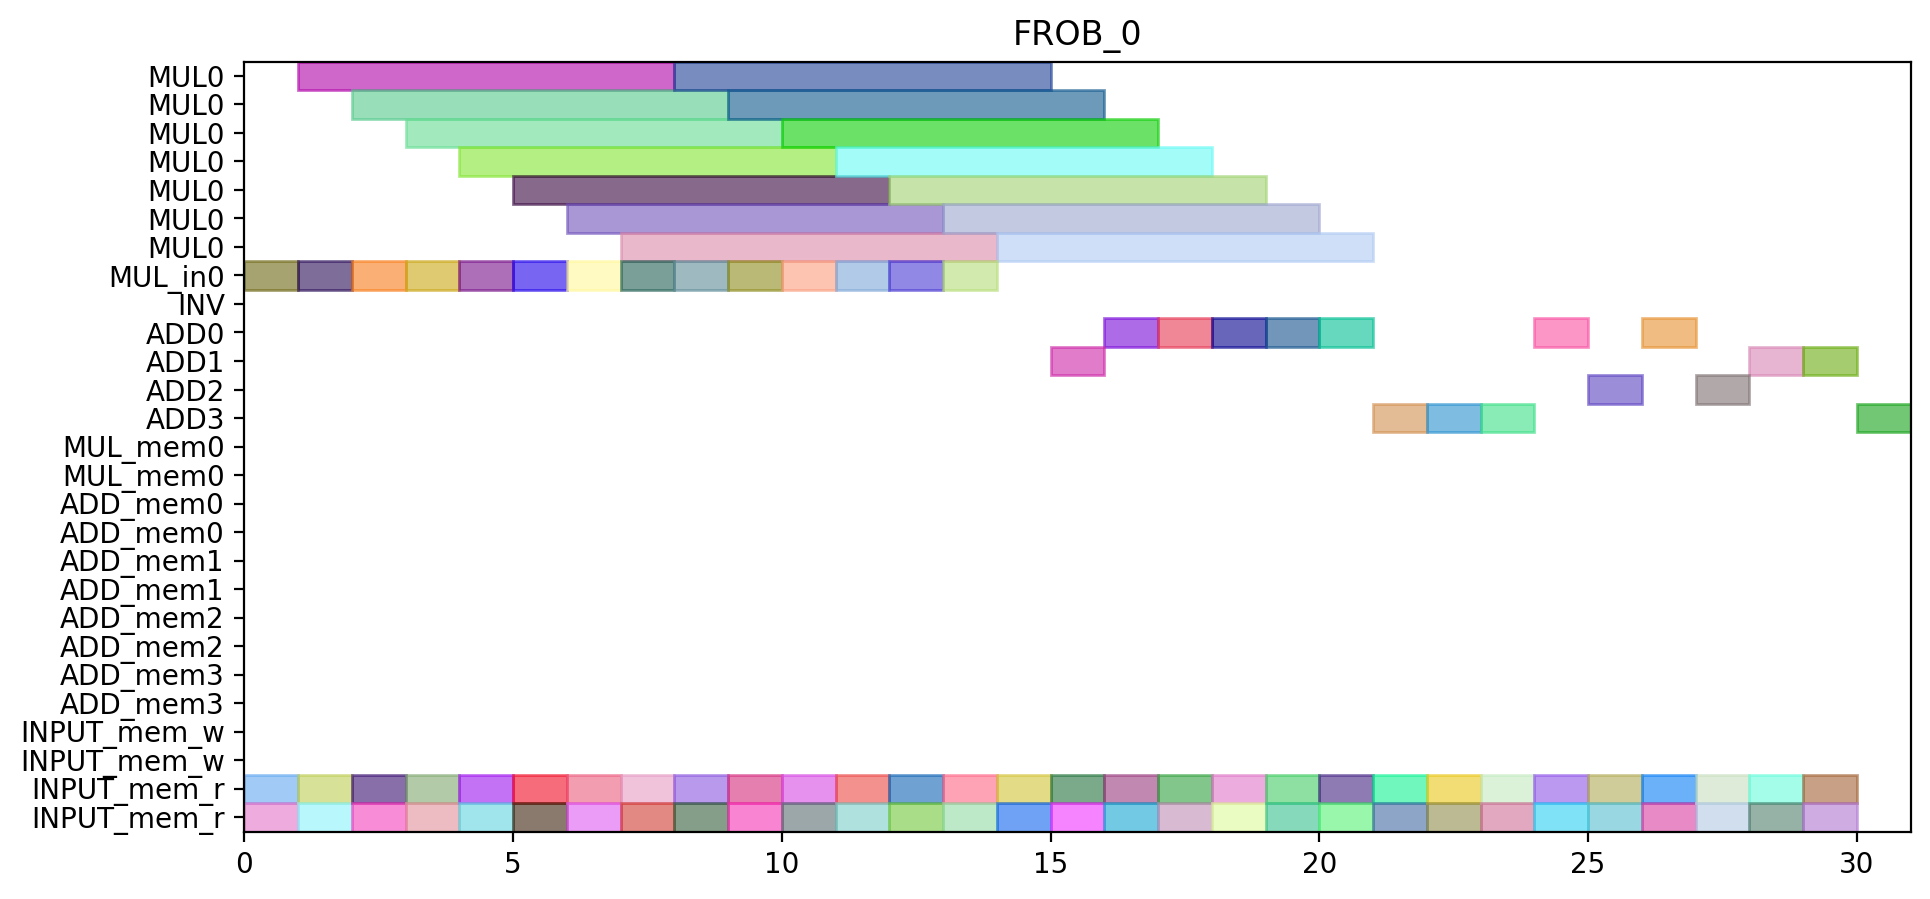

Recreate this plot in Python.
from pyschedule import Scenario, solvers, plotters, alt


def solve():
	horizon = 121
	S = Scenario("FROB_0", horizon=horizon)

	# resource
	MUL = S.Resources('MUL', num=1, size=7)
	MUL_in = S.Resources('MUL_in', num=1)
	INV = S.Resource('INV')
	ADD = S.Resources('ADD', num=4, periods=range(1, horizon))
	MUL_mem = S.Resources('MUL_mem', num=1, size=2)
	ADD_mem = S.Resources('ADD_mem', num=4, size=2)
	INPUT_mem_w = S.Resource('INPUT_mem_w', size=2)
	INPUT_mem_r = S.Resource('INPUT_mem_r', size=2)

	# result of previous scheduling

	# new tasks
	c_f101_t0_in = S.Task('c_f101_t0_in', length=1, delay_cost=1)
	c_f101_t0_in += alt(MUL_in)
	c_f101_t0 = S.Task('c_f101_t0', length=7, delay_cost=1)
	c_f101_t0 += alt(MUL)
	S += c_f101_t0>=c_f101_t0_in

	c_f101_t0_mem0 = S.Task('c_f101_t0_mem0', length=1, delay_cost=1)
	c_f101_t0_mem0 += INPUT_mem_r
	S += c_f101_t0_mem0 <= c_f101_t0

	c_f101_t0_mem1 = S.Task('c_f101_t0_mem1', length=1, delay_cost=1)
	c_f101_t0_mem1 += INPUT_mem_r
	S += c_f101_t0_mem1 <= c_f101_t0

	c_f101_t1_in = S.Task('c_f101_t1_in', length=1, delay_cost=1)
	c_f101_t1_in += alt(MUL_in)
	c_f101_t1 = S.Task('c_f101_t1', length=7, delay_cost=1)
	c_f101_t1 += alt(MUL)
	S += c_f101_t1>=c_f101_t1_in

	c_f101_t1_mem0 = S.Task('c_f101_t1_mem0', length=1, delay_cost=1)
	c_f101_t1_mem0 += INPUT_mem_r
	S += c_f101_t1_mem0 <= c_f101_t1

	c_f101_t1_mem1 = S.Task('c_f101_t1_mem1', length=1, delay_cost=1)
	c_f101_t1_mem1 += INPUT_mem_r
	S += c_f101_t1_mem1 <= c_f101_t1

	c_f101_t2 = S.Task('c_f101_t2', length=1, delay_cost=1)
	c_f101_t2 += alt(ADD)

	c_f101_t2_mem0 = S.Task('c_f101_t2_mem0', length=1, delay_cost=1)
	c_f101_t2_mem0 += INPUT_mem_r
	S += c_f101_t2_mem0 <= c_f101_t2

	c_f101_t2_mem1 = S.Task('c_f101_t2_mem1', length=1, delay_cost=1)
	c_f101_t2_mem1 += INPUT_mem_r
	S += c_f101_t2_mem1 <= c_f101_t2

	c_f101_t3 = S.Task('c_f101_t3', length=1, delay_cost=1)
	c_f101_t3 += alt(ADD)

	c_f101_t3_mem0 = S.Task('c_f101_t3_mem0', length=1, delay_cost=1)
	c_f101_t3_mem0 += INPUT_mem_r
	S += c_f101_t3_mem0 <= c_f101_t3

	c_f101_t3_mem1 = S.Task('c_f101_t3_mem1', length=1, delay_cost=1)
	c_f101_t3_mem1 += INPUT_mem_r
	S += c_f101_t3_mem1 <= c_f101_t3

	c_f011_t0_in = S.Task('c_f011_t0_in', length=1, delay_cost=1)
	c_f011_t0_in += alt(MUL_in)
	c_f011_t0 = S.Task('c_f011_t0', length=7, delay_cost=1)
	c_f011_t0 += alt(MUL)
	S += c_f011_t0>=c_f011_t0_in

	c_f011_t0_mem0 = S.Task('c_f011_t0_mem0', length=1, delay_cost=1)
	c_f011_t0_mem0 += INPUT_mem_r
	S += c_f011_t0_mem0 <= c_f011_t0

	c_f011_t0_mem1 = S.Task('c_f011_t0_mem1', length=1, delay_cost=1)
	c_f011_t0_mem1 += INPUT_mem_r
	S += c_f011_t0_mem1 <= c_f011_t0

	c_f011_t1_in = S.Task('c_f011_t1_in', length=1, delay_cost=1)
	c_f011_t1_in += alt(MUL_in)
	c_f011_t1 = S.Task('c_f011_t1', length=7, delay_cost=1)
	c_f011_t1 += alt(MUL)
	S += c_f011_t1>=c_f011_t1_in

	c_f011_t1_mem0 = S.Task('c_f011_t1_mem0', length=1, delay_cost=1)
	c_f011_t1_mem0 += INPUT_mem_r
	S += c_f011_t1_mem0 <= c_f011_t1

	c_f011_t1_mem1 = S.Task('c_f011_t1_mem1', length=1, delay_cost=1)
	c_f011_t1_mem1 += INPUT_mem_r
	S += c_f011_t1_mem1 <= c_f011_t1

	c_f011_t2 = S.Task('c_f011_t2', length=1, delay_cost=1)
	c_f011_t2 += alt(ADD)

	c_f011_t2_mem0 = S.Task('c_f011_t2_mem0', length=1, delay_cost=1)
	c_f011_t2_mem0 += INPUT_mem_r
	S += c_f011_t2_mem0 <= c_f011_t2

	c_f011_t2_mem1 = S.Task('c_f011_t2_mem1', length=1, delay_cost=1)
	c_f011_t2_mem1 += INPUT_mem_r
	S += c_f011_t2_mem1 <= c_f011_t2

	c_f011_t3 = S.Task('c_f011_t3', length=1, delay_cost=1)
	c_f011_t3 += alt(ADD)

	c_f011_t3_mem0 = S.Task('c_f011_t3_mem0', length=1, delay_cost=1)
	c_f011_t3_mem0 += INPUT_mem_r
	S += c_f011_t3_mem0 <= c_f011_t3

	c_f011_t3_mem1 = S.Task('c_f011_t3_mem1', length=1, delay_cost=1)
	c_f011_t3_mem1 += INPUT_mem_r
	S += c_f011_t3_mem1 <= c_f011_t3

	c_f111_t0_in = S.Task('c_f111_t0_in', length=1, delay_cost=1)
	c_f111_t0_in += alt(MUL_in)
	c_f111_t0 = S.Task('c_f111_t0', length=7, delay_cost=1)
	c_f111_t0 += alt(MUL)
	S += c_f111_t0>=c_f111_t0_in

	c_f111_t0_mem0 = S.Task('c_f111_t0_mem0', length=1, delay_cost=1)
	c_f111_t0_mem0 += INPUT_mem_r
	S += c_f111_t0_mem0 <= c_f111_t0

	c_f111_t0_mem1 = S.Task('c_f111_t0_mem1', length=1, delay_cost=1)
	c_f111_t0_mem1 += INPUT_mem_r
	S += c_f111_t0_mem1 <= c_f111_t0

	c_f111_t1_in = S.Task('c_f111_t1_in', length=1, delay_cost=1)
	c_f111_t1_in += alt(MUL_in)
	c_f111_t1 = S.Task('c_f111_t1', length=7, delay_cost=1)
	c_f111_t1 += alt(MUL)
	S += c_f111_t1>=c_f111_t1_in

	c_f111_t1_mem0 = S.Task('c_f111_t1_mem0', length=1, delay_cost=1)
	c_f111_t1_mem0 += INPUT_mem_r
	S += c_f111_t1_mem0 <= c_f111_t1

	c_f111_t1_mem1 = S.Task('c_f111_t1_mem1', length=1, delay_cost=1)
	c_f111_t1_mem1 += INPUT_mem_r
	S += c_f111_t1_mem1 <= c_f111_t1

	c_f111_t2 = S.Task('c_f111_t2', length=1, delay_cost=1)
	c_f111_t2 += alt(ADD)

	c_f111_t2_mem0 = S.Task('c_f111_t2_mem0', length=1, delay_cost=1)
	c_f111_t2_mem0 += INPUT_mem_r
	S += c_f111_t2_mem0 <= c_f111_t2

	c_f111_t2_mem1 = S.Task('c_f111_t2_mem1', length=1, delay_cost=1)
	c_f111_t2_mem1 += INPUT_mem_r
	S += c_f111_t2_mem1 <= c_f111_t2

	c_f111_t3 = S.Task('c_f111_t3', length=1, delay_cost=1)
	c_f111_t3 += alt(ADD)

	c_f111_t3_mem0 = S.Task('c_f111_t3_mem0', length=1, delay_cost=1)
	c_f111_t3_mem0 += INPUT_mem_r
	S += c_f111_t3_mem0 <= c_f111_t3

	c_f111_t3_mem1 = S.Task('c_f111_t3_mem1', length=1, delay_cost=1)
	c_f111_t3_mem1 += INPUT_mem_r
	S += c_f111_t3_mem1 <= c_f111_t3

	c_f021_t0_in = S.Task('c_f021_t0_in', length=1, delay_cost=1)
	c_f021_t0_in += alt(MUL_in)
	c_f021_t0 = S.Task('c_f021_t0', length=7, delay_cost=1)
	c_f021_t0 += alt(MUL)
	S += c_f021_t0>=c_f021_t0_in

	c_f021_t0_mem0 = S.Task('c_f021_t0_mem0', length=1, delay_cost=1)
	c_f021_t0_mem0 += INPUT_mem_r
	S += c_f021_t0_mem0 <= c_f021_t0

	c_f021_t0_mem1 = S.Task('c_f021_t0_mem1', length=1, delay_cost=1)
	c_f021_t0_mem1 += INPUT_mem_r
	S += c_f021_t0_mem1 <= c_f021_t0

	c_f021_t1_in = S.Task('c_f021_t1_in', length=1, delay_cost=1)
	c_f021_t1_in += alt(MUL_in)
	c_f021_t1 = S.Task('c_f021_t1', length=7, delay_cost=1)
	c_f021_t1 += alt(MUL)
	S += c_f021_t1>=c_f021_t1_in

	c_f021_t1_mem0 = S.Task('c_f021_t1_mem0', length=1, delay_cost=1)
	c_f021_t1_mem0 += INPUT_mem_r
	S += c_f021_t1_mem0 <= c_f021_t1

	c_f021_t1_mem1 = S.Task('c_f021_t1_mem1', length=1, delay_cost=1)
	c_f021_t1_mem1 += INPUT_mem_r
	S += c_f021_t1_mem1 <= c_f021_t1

	c_f021_t2 = S.Task('c_f021_t2', length=1, delay_cost=1)
	c_f021_t2 += alt(ADD)

	c_f021_t2_mem0 = S.Task('c_f021_t2_mem0', length=1, delay_cost=1)
	c_f021_t2_mem0 += INPUT_mem_r
	S += c_f021_t2_mem0 <= c_f021_t2

	c_f021_t2_mem1 = S.Task('c_f021_t2_mem1', length=1, delay_cost=1)
	c_f021_t2_mem1 += INPUT_mem_r
	S += c_f021_t2_mem1 <= c_f021_t2

	c_f021_t3 = S.Task('c_f021_t3', length=1, delay_cost=1)
	c_f021_t3 += alt(ADD)

	c_f021_t3_mem0 = S.Task('c_f021_t3_mem0', length=1, delay_cost=1)
	c_f021_t3_mem0 += INPUT_mem_r
	S += c_f021_t3_mem0 <= c_f021_t3

	c_f021_t3_mem1 = S.Task('c_f021_t3_mem1', length=1, delay_cost=1)
	c_f021_t3_mem1 += INPUT_mem_r
	S += c_f021_t3_mem1 <= c_f021_t3

	c_f121_t0_in = S.Task('c_f121_t0_in', length=1, delay_cost=1)
	c_f121_t0_in += alt(MUL_in)
	c_f121_t0 = S.Task('c_f121_t0', length=7, delay_cost=1)
	c_f121_t0 += alt(MUL)
	S += c_f121_t0>=c_f121_t0_in

	c_f121_t0_mem0 = S.Task('c_f121_t0_mem0', length=1, delay_cost=1)
	c_f121_t0_mem0 += INPUT_mem_r
	S += c_f121_t0_mem0 <= c_f121_t0

	c_f121_t0_mem1 = S.Task('c_f121_t0_mem1', length=1, delay_cost=1)
	c_f121_t0_mem1 += INPUT_mem_r
	S += c_f121_t0_mem1 <= c_f121_t0

	c_f121_t1_in = S.Task('c_f121_t1_in', length=1, delay_cost=1)
	c_f121_t1_in += alt(MUL_in)
	c_f121_t1 = S.Task('c_f121_t1', length=7, delay_cost=1)
	c_f121_t1 += alt(MUL)
	S += c_f121_t1>=c_f121_t1_in

	c_f121_t1_mem0 = S.Task('c_f121_t1_mem0', length=1, delay_cost=1)
	c_f121_t1_mem0 += INPUT_mem_r
	S += c_f121_t1_mem0 <= c_f121_t1

	c_f121_t1_mem1 = S.Task('c_f121_t1_mem1', length=1, delay_cost=1)
	c_f121_t1_mem1 += INPUT_mem_r
	S += c_f121_t1_mem1 <= c_f121_t1

	c_f121_t2 = S.Task('c_f121_t2', length=1, delay_cost=1)
	c_f121_t2 += alt(ADD)

	c_f121_t2_mem0 = S.Task('c_f121_t2_mem0', length=1, delay_cost=1)
	c_f121_t2_mem0 += INPUT_mem_r
	S += c_f121_t2_mem0 <= c_f121_t2

	c_f121_t2_mem1 = S.Task('c_f121_t2_mem1', length=1, delay_cost=1)
	c_f121_t2_mem1 += INPUT_mem_r
	S += c_f121_t2_mem1 <= c_f121_t2

	c_f121_t3 = S.Task('c_f121_t3', length=1, delay_cost=1)
	c_f121_t3 += alt(ADD)

	c_f121_t3_mem0 = S.Task('c_f121_t3_mem0', length=1, delay_cost=1)
	c_f121_t3_mem0 += INPUT_mem_r
	S += c_f121_t3_mem0 <= c_f121_t3

	c_f121_t3_mem1 = S.Task('c_f121_t3_mem1', length=1, delay_cost=1)
	c_f121_t3_mem1 += INPUT_mem_r
	S += c_f121_t3_mem1 <= c_f121_t3

	c001_t0_in = S.Task('c001_t0_in', length=1, delay_cost=1)
	c001_t0_in += alt(MUL_in)
	c001_t0 = S.Task('c001_t0', length=7, delay_cost=1)
	c001_t0 += alt(MUL)
	S += c001_t0>=c001_t0_in

	c001_t0_mem0 = S.Task('c001_t0_mem0', length=1, delay_cost=1)
	c001_t0_mem0 += INPUT_mem_r
	S += c001_t0_mem0 <= c001_t0

	c001_t0_mem1 = S.Task('c001_t0_mem1', length=1, delay_cost=1)
	c001_t0_mem1 += INPUT_mem_r
	S += c001_t0_mem1 <= c001_t0

	c001_t1_in = S.Task('c001_t1_in', length=1, delay_cost=1)
	c001_t1_in += alt(MUL_in)
	c001_t1 = S.Task('c001_t1', length=7, delay_cost=1)
	c001_t1 += alt(MUL)
	S += c001_t1>=c001_t1_in

	c001_t1_mem0 = S.Task('c001_t1_mem0', length=1, delay_cost=1)
	c001_t1_mem0 += INPUT_mem_r
	S += c001_t1_mem0 <= c001_t1

	c001_t1_mem1 = S.Task('c001_t1_mem1', length=1, delay_cost=1)
	c001_t1_mem1 += INPUT_mem_r
	S += c001_t1_mem1 <= c001_t1

	c001_t2 = S.Task('c001_t2', length=1, delay_cost=1)
	c001_t2 += alt(ADD)

	c001_t2_mem0 = S.Task('c001_t2_mem0', length=1, delay_cost=1)
	c001_t2_mem0 += INPUT_mem_r
	S += c001_t2_mem0 <= c001_t2

	c001_t2_mem1 = S.Task('c001_t2_mem1', length=1, delay_cost=1)
	c001_t2_mem1 += INPUT_mem_r
	S += c001_t2_mem1 <= c001_t2

	c001_t3 = S.Task('c001_t3', length=1, delay_cost=1)
	c001_t3 += alt(ADD)

	c001_t3_mem0 = S.Task('c001_t3_mem0', length=1, delay_cost=1)
	c001_t3_mem0 += INPUT_mem_r
	S += c001_t3_mem0 <= c001_t3

	c001_t3_mem1 = S.Task('c001_t3_mem1', length=1, delay_cost=1)
	c001_t3_mem1 += INPUT_mem_r
	S += c001_t3_mem1 <= c001_t3

	c10_t0_t0_in = S.Task('c10_t0_t0_in', length=1, delay_cost=1)
	c10_t0_t0_in += alt(MUL_in)
	c10_t0_t0 = S.Task('c10_t0_t0', length=7, delay_cost=1)
	c10_t0_t0 += alt(MUL)
	S += c10_t0_t0>=c10_t0_t0_in

	c10_t0_t0_mem0 = S.Task('c10_t0_t0_mem0', length=1, delay_cost=1)
	c10_t0_t0_mem0 += INPUT_mem_r
	S += c10_t0_t0_mem0 <= c10_t0_t0

	c10_t0_t0_mem1 = S.Task('c10_t0_t0_mem1', length=1, delay_cost=1)
	c10_t0_t0_mem1 += INPUT_mem_r
	S += c10_t0_t0_mem1 <= c10_t0_t0

	c10_t0_t1_in = S.Task('c10_t0_t1_in', length=1, delay_cost=1)
	c10_t0_t1_in += alt(MUL_in)
	c10_t0_t1 = S.Task('c10_t0_t1', length=7, delay_cost=1)
	c10_t0_t1 += alt(MUL)
	S += c10_t0_t1>=c10_t0_t1_in

	c10_t0_t1_mem0 = S.Task('c10_t0_t1_mem0', length=1, delay_cost=1)
	c10_t0_t1_mem0 += INPUT_mem_r
	S += c10_t0_t1_mem0 <= c10_t0_t1

	c10_t0_t1_mem1 = S.Task('c10_t0_t1_mem1', length=1, delay_cost=1)
	c10_t0_t1_mem1 += INPUT_mem_r
	S += c10_t0_t1_mem1 <= c10_t0_t1

	c10_t0_t2 = S.Task('c10_t0_t2', length=1, delay_cost=1)
	c10_t0_t2 += alt(ADD)

	c10_t0_t2_mem0 = S.Task('c10_t0_t2_mem0', length=1, delay_cost=1)
	c10_t0_t2_mem0 += INPUT_mem_r
	S += c10_t0_t2_mem0 <= c10_t0_t2

	c10_t0_t2_mem1 = S.Task('c10_t0_t2_mem1', length=1, delay_cost=1)
	c10_t0_t2_mem1 += INPUT_mem_r
	S += c10_t0_t2_mem1 <= c10_t0_t2

	c10_t0_t3 = S.Task('c10_t0_t3', length=1, delay_cost=1)
	c10_t0_t3 += alt(ADD)

	c10_t0_t3_mem0 = S.Task('c10_t0_t3_mem0', length=1, delay_cost=1)
	c10_t0_t3_mem0 += INPUT_mem_r
	S += c10_t0_t3_mem0 <= c10_t0_t3

	c10_t0_t3_mem1 = S.Task('c10_t0_t3_mem1', length=1, delay_cost=1)
	c10_t0_t3_mem1 += INPUT_mem_r
	S += c10_t0_t3_mem1 <= c10_t0_t3

	c10_t1_t3 = S.Task('c10_t1_t3', length=1, delay_cost=1)
	c10_t1_t3 += alt(ADD)

	c10_t1_t3_mem0 = S.Task('c10_t1_t3_mem0', length=1, delay_cost=1)
	c10_t1_t3_mem0 += INPUT_mem_r
	S += c10_t1_t3_mem0 <= c10_t1_t3

	c10_t1_t3_mem1 = S.Task('c10_t1_t3_mem1', length=1, delay_cost=1)
	c10_t1_t3_mem1 += INPUT_mem_r
	S += c10_t1_t3_mem1 <= c10_t1_t3

	c10_t30 = S.Task('c10_t30', length=1, delay_cost=1)
	c10_t30 += alt(ADD)

	c10_t30_mem0 = S.Task('c10_t30_mem0', length=1, delay_cost=1)
	c10_t30_mem0 += INPUT_mem_r
	S += c10_t30_mem0 <= c10_t30

	c10_t30_mem1 = S.Task('c10_t30_mem1', length=1, delay_cost=1)
	c10_t30_mem1 += INPUT_mem_r
	S += c10_t30_mem1 <= c10_t30

	solvers.mip.solve(S,msg=1,kind='CPLEX',ratio_gap=1.01)

	solution = [['hoge']*len(S.solution()[1]) for i in range(len(S.solution()))]
	for i in range(len(S.solution())):
		for j in range(len(S.solution()[i])):
			solution[i][j]=str(S.solution()[i][j])
	print(solution)

	cycles = int(solution[-1][3])

	pic_file_name = "/mnt/rose/usr1/fukuda/pairing_automation_design2/bls24-509/scheduling/FROB_mul1_add4/FROB_0.png"
	if(S.solution() != []):
		plotters.matplotlib.plot(S,img_filename=pic_file_name, vertical_text=True, fig_size=(cycles*0.25+3, 5), show_task_labels=False)

	return solution
